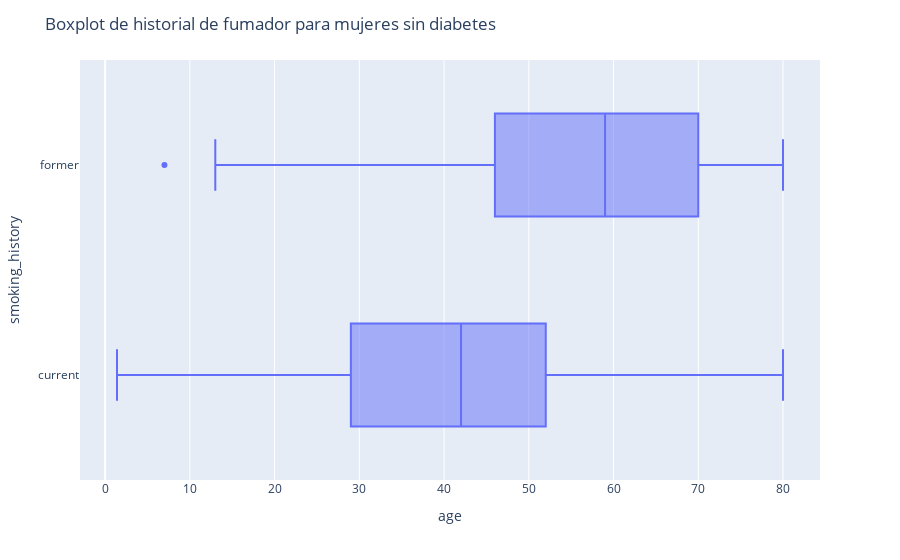
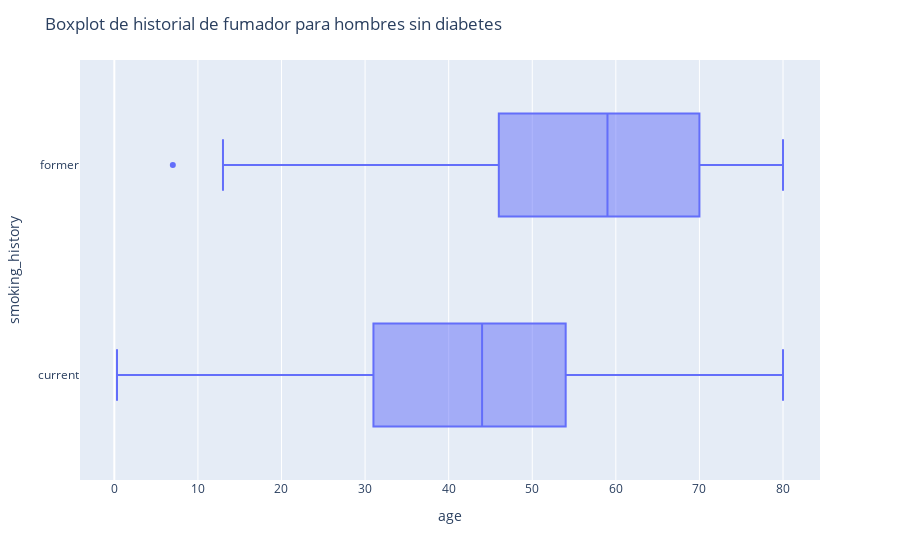
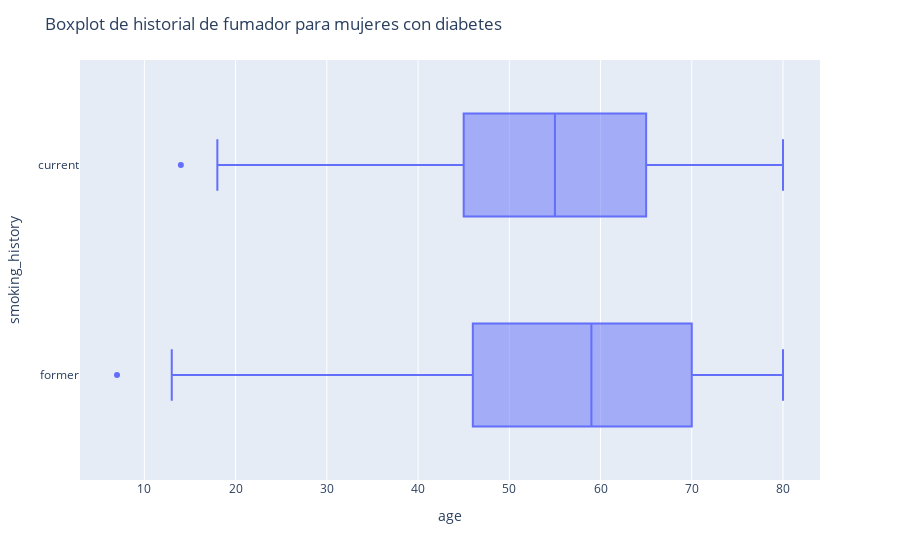
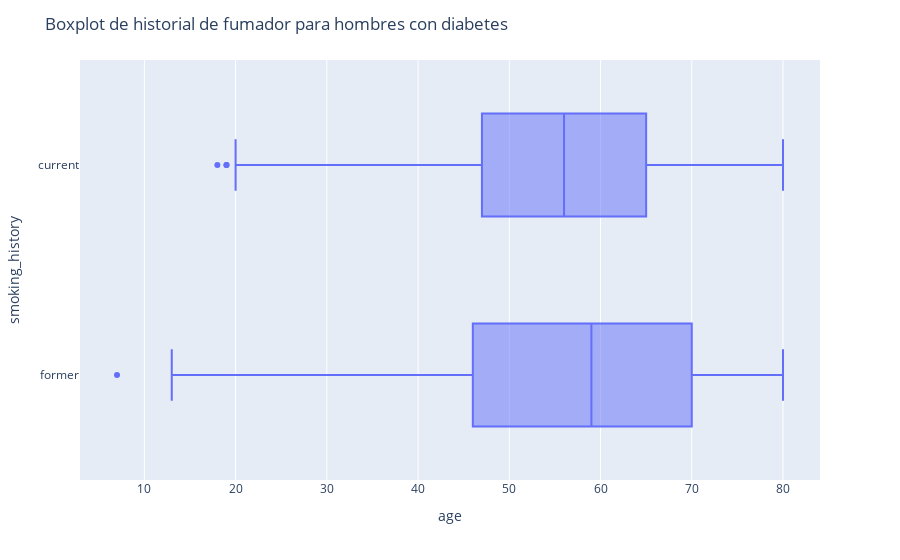

Here is the notebook cell these charts were saved with, in order:
### Markdown cell above
Estadisticas de resumen por genero Femenino y masculino por historial de fumador (enfocado en las categorias fumador y ex-fumador.) y categoria de diabetes.

Feminino sin diabetes vs con diabetes: Mujeres sin diabetes tienden a fumar entre los 29-52, y tienden a ser ex-fumadoras entre los 46 a los 70.
                                       Mujeres con diabetes tienden a fumar entre los 45-65, y tienden a ser ex-fumadoras entre los 46 a los 70.

-> Independientemente de si tienen diabetes o no, dejan de ser fumadoras entre los 46-70.
-> Las mujeres con diabetes tienden a fumar 16 años más tarde que las mujeres sin diabetes, y pueden empezar a fumar hasta 13 años más tarde que las fumadoras sin diabetes.

Masculino sin diabetes vs con diabetes: Hombres sin diabetes tienden a fumar entre los 31-54, y tienden a ser ex-fumadoras entre los 46 a los 70.
                                        Hombres con diabetes tienden a fumar entre los 47-65, y tienden a ser ex-fumadoras entre los 46 a los 70.

-> Si tienen diabetes empiezan a fumar 16 años mas tarde que los hombres sin diabetes, pero también pueden empezar a fumar hasta 11 años despues que los hombres sin diabetes.
-> Independientemente de si tienen diabetes o no, tienden a ser ex-fumadores entre los 46-70

Masculino vs Femenino (sin diabetes): Los hombres sin diabetes tienden a empezar a fumar dos años despues del inicio de las mujeres sin diabetes (29 -> 31), pero también pueden empezar hasta dos años más tarde que ellas (52 -> 54). Su rango de ex-fumadores es el mismo.

Masculino vs Femenino (con diabetes): Los hombres con diabetes tienden a empezar a fumar dos años despues del inicio de las mujeres con diabetes (45 -> 47), y la última edad en que suelen empezar a fumar es la misma para ambos (65 años). Su rango de ex-fumadores es el mismo.

### Code cell
import plotly.express as px

# Por genero, sin diabetes
box_diabetes = diabetes[(diabetes['gender'] == 'Female') & (diabetes['diabetes'] == 0) & (diabetes['smoking_history'] == 'current') | (diabetes['smoking_history'] == 'former')]
fig = px.box(box_diabetes, x="age", y="smoking_history")
fig.update_layout(title="Boxplot de historial de fumador para mujeres sin diabetes")
fig.show()

box_diabetes = diabetes[(diabetes['gender'] == 'Male') & (diabetes['diabetes'] == 0) & (diabetes['smoking_history'] == 'current') | (diabetes['smoking_history'] == 'former')]
fig = px.box(box_diabetes, x="age", y="smoking_history")
fig.update_layout(title="Boxplot de historial de fumador para hombres sin diabetes")
fig.show()

# Por genero, con diabetes
box_diabetes = diabetes[(diabetes['gender'] == 'Female') & (diabetes['diabetes'] == 1) & (diabetes['smoking_history'] == 'current') | (diabetes['smoking_history'] == 'former')]
fig = px.box(box_diabetes, x="age", y="smoking_history")
fig.update_layout(title="Boxplot de historial de fumador para mujeres con diabetes")
fig.show()


box_diabetes = diabetes[(diabetes['gender'] == 'Male') & (diabetes['diabetes'] == 1) & (diabetes['smoking_history'] == 'current') | (diabetes['smoking_history'] == 'former')]
fig = px.box(box_diabetes, x="age", y="smoking_history")
fig.update_layout(title="Boxplot de historial de fumador para hombres con diabetes")
fig.show()

#####################

# Hipertencion y enfermedades al corazon con respecto a la edad cuando se tiene diabetes

hip_heart = diabetes[diabetes["diabetes"]==1].groupby('age')[['hypertension', 'heart_disease']].sum().reset_index()

# Graficar
plt.figure(figsize=(10, 6))
plt.bar(hip_heart['age'], hip_heart['hypertension'], label='Hipertension')
plt.bar(hip_heart['age'], hip_heart['heart_disease'], bottom=hip_heart['hypertension'], label='Enfermedades al corazon')
plt.xlabel('Edad')
plt.ylabel('Cantidad')
plt.title('Hipertension y enfermedades al corazon vs edad en personas con diabetes')
plt.legend()
plt.show()

### Figure 1 — Plotly figure (JSON) as saved in the notebook; plotly's stock layout.template omitted (floating-point values rounded to 4 significant figures; data arrays with more than 128 entries replaced by an {"elided": "..."} marker saying what was removed)
{"data": [{"alignmentgroup": "True", "hovertemplate": "age=%{x}<br>smoking_history=%{y}<extra></extra>", "legendgroup": "", "marker": {"color": "#636efa"}, "name": "", "notched": false, "offsetgroup": "", "orientation": "h", "showlegend": false, "type": "box", "x": {"elided": "13959 float values"}, "x0": " ", "xaxis": "x", "y": {"elided": "13959 str values"}, "y0": " ", "yaxis": "y"}], "layout": {"boxmode": "group", "legend": {"tracegroupgap": 0}, "margin": {"t": 60}, "title": {"text": "Boxplot de historial de fumador para mujeres sin diabetes"}, "xaxis": {"anchor": "y", "domain": [0, 1], "title": {"text": "age"}}, "yaxis": {"anchor": "x", "domain": [0, 1], "title": {"text": "smoking_history"}}}}

### Figure 2 — Plotly figure (JSON) as saved in the notebook; plotly's stock layout.template omitted (floating-point values rounded to 4 significant figures; data arrays with more than 128 entries replaced by an {"elided": "..."} marker saying what was removed)
{"data": [{"alignmentgroup": "True", "hovertemplate": "age=%{x}<br>smoking_history=%{y}<extra></extra>", "legendgroup": "", "marker": {"color": "#636efa"}, "name": "", "notched": false, "offsetgroup": "", "orientation": "h", "showlegend": false, "type": "box", "x": {"elided": "13083 float values"}, "x0": " ", "xaxis": "x", "y": {"elided": "13083 str values"}, "y0": " ", "yaxis": "y"}], "layout": {"boxmode": "group", "legend": {"tracegroupgap": 0}, "margin": {"t": 60}, "title": {"text": "Boxplot de historial de fumador para hombres sin diabetes"}, "xaxis": {"anchor": "y", "domain": [0, 1], "title": {"text": "age"}}, "yaxis": {"anchor": "x", "domain": [0, 1], "title": {"text": "smoking_history"}}}}

### Figure 3 — Plotly figure (JSON) as saved in the notebook; plotly's stock layout.template omitted (floating-point values rounded to 4 significant figures; data arrays with more than 128 entries replaced by an {"elided": "..."} marker saying what was removed)
{"data": [{"alignmentgroup": "True", "hovertemplate": "age=%{x}<br>smoking_history=%{y}<extra></extra>", "legendgroup": "", "marker": {"color": "#636efa"}, "name": "", "notched": false, "offsetgroup": "", "orientation": "h", "showlegend": false, "type": "box", "x": {"elided": "9803 int values"}, "x0": " ", "xaxis": "x", "y": {"elided": "9803 str values"}, "y0": " ", "yaxis": "y"}], "layout": {"boxmode": "group", "legend": {"tracegroupgap": 0}, "margin": {"t": 60}, "title": {"text": "Boxplot de historial de fumador para mujeres con diabetes"}, "xaxis": {"anchor": "y", "domain": [0, 1], "title": {"text": "age"}}, "yaxis": {"anchor": "x", "domain": [0, 1], "title": {"text": "smoking_history"}}}}

### Figure 4 — Plotly figure (JSON) as saved in the notebook; plotly's stock layout.template omitted (floating-point values rounded to 4 significant figures; data arrays with more than 128 entries replaced by an {"elided": "..."} marker saying what was removed)
{"data": [{"alignmentgroup": "True", "hovertemplate": "age=%{x}<br>smoking_history=%{y}<extra></extra>", "legendgroup": "", "marker": {"color": "#636efa"}, "name": "", "notched": false, "offsetgroup": "", "orientation": "h", "showlegend": false, "type": "box", "x": {"elided": "9849 int values"}, "x0": " ", "xaxis": "x", "y": {"elided": "9849 str values"}, "y0": " ", "yaxis": "y"}], "layout": {"boxmode": "group", "legend": {"tracegroupgap": 0}, "margin": {"t": 60}, "title": {"text": "Boxplot de historial de fumador para hombres con diabetes"}, "xaxis": {"anchor": "y", "domain": [0, 1], "title": {"text": "age"}}, "yaxis": {"anchor": "x", "domain": [0, 1], "title": {"text": "smoking_history"}}}}
